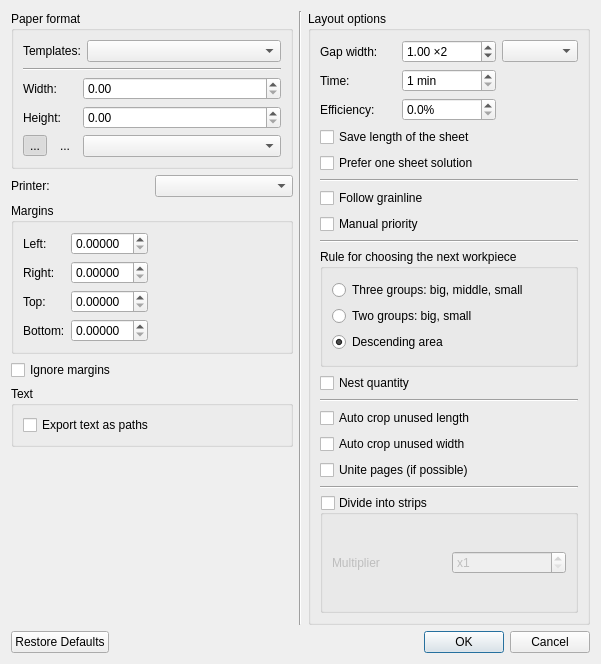
<?xml version="1.0" encoding="UTF-8"?>
<ui version="4.0">
 <class>DialogLayoutSettings</class>
 <widget class="QDialog" name="DialogLayoutSettings">
  <property name="geometry">
   <rect>
    <x>0</x>
    <y>0</y>
    <width>601</width>
    <height>664</height>
   </rect>
  </property>
  <property name="windowTitle">
   <string>Create a layout</string>
  </property>
  <property name="windowIcon">
   <iconset resource="../../../libs/vmisc/share/resources/icon.qrc">
    <normaloff>:/icon/64x64/icon64x64.png</normaloff>:/icon/64x64/icon64x64.png</iconset>
  </property>
  <layout class="QVBoxLayout" name="verticalLayout_8">
   <item>
    <layout class="QHBoxLayout" name="horizontalLayout_4">
     <item>
      <layout class="QVBoxLayout" name="verticalLayout_5">
       <item>
        <widget class="QGroupBox" name="groupBoxPaperFormat">
         <property name="autoFillBackground">
          <bool>false</bool>
         </property>
         <property name="title">
          <string>Paper format</string>
         </property>
         <property name="flat">
          <bool>false</bool>
         </property>
         <property name="checkable">
          <bool>false</bool>
         </property>
         <property name="checked">
          <bool>false</bool>
         </property>
         <layout class="QVBoxLayout" name="verticalLayout">
          <item>
           <layout class="QHBoxLayout" name="horizontalLayout_2">
            <property name="spacing">
             <number>6</number>
            </property>
            <item>
             <widget class="QLabel" name="label">
              <property name="sizePolicy">
               <sizepolicy hsizetype="Fixed" vsizetype="Fixed">
                <horstretch>0</horstretch>
                <verstretch>0</verstretch>
               </sizepolicy>
              </property>
              <property name="text">
               <string>Templates:</string>
              </property>
             </widget>
            </item>
            <item>
             <widget class="QComboBox" name="comboBoxTemplates"/>
            </item>
           </layout>
          </item>
          <item>
           <widget class="Line" name="line">
            <property name="orientation">
             <enum>Qt::Horizontal</enum>
            </property>
           </widget>
          </item>
          <item>
           <layout class="QGridLayout" name="gridLayout">
            <item row="2" column="0">
             <layout class="QHBoxLayout" name="horizontalLayout">
              <item>
               <widget class="QToolButton" name="toolButtonPortrait">
                <property name="text">
                 <string notr="true">...</string>
                </property>
                <property name="icon">
                 <iconset resource="../../../libs/vmisc/share/resources/icon.qrc">
                  <normaloff>:/icon/16x16/portrait.png</normaloff>:/icon/16x16/portrait.png</iconset>
                </property>
                <property name="checkable">
                 <bool>true</bool>
                </property>
                <property name="checked">
                 <bool>true</bool>
                </property>
                <property name="autoRaise">
                 <bool>true</bool>
                </property>
                <attribute name="buttonGroup">
                 <string notr="true">buttonGroup</string>
                </attribute>
               </widget>
              </item>
              <item>
               <widget class="QToolButton" name="toolButtonLandscape">
                <property name="text">
                 <string notr="true">...</string>
                </property>
                <property name="icon">
                 <iconset resource="../../../libs/vmisc/share/resources/icon.qrc">
                  <normaloff>:/icon/16x16/landscape.png</normaloff>:/icon/16x16/landscape.png</iconset>
                </property>
                <property name="checkable">
                 <bool>true</bool>
                </property>
                <property name="checked">
                 <bool>false</bool>
                </property>
                <property name="autoRaise">
                 <bool>true</bool>
                </property>
                <attribute name="buttonGroup">
                 <string notr="true">buttonGroup</string>
                </attribute>
               </widget>
              </item>
             </layout>
            </item>
            <item row="0" column="0">
             <widget class="QLabel" name="labelWidth">
              <property name="sizePolicy">
               <sizepolicy hsizetype="Fixed" vsizetype="Preferred">
                <horstretch>0</horstretch>
                <verstretch>0</verstretch>
               </sizepolicy>
              </property>
              <property name="text">
               <string>Width:</string>
              </property>
             </widget>
            </item>
            <item row="1" column="0">
             <widget class="QLabel" name="labelHeight">
              <property name="sizePolicy">
               <sizepolicy hsizetype="Fixed" vsizetype="Preferred">
                <horstretch>0</horstretch>
                <verstretch>0</verstretch>
               </sizepolicy>
              </property>
              <property name="text">
               <string>Height:</string>
              </property>
             </widget>
            </item>
            <item row="2" column="1">
             <widget class="QComboBox" name="comboBoxPaperSizeUnit">
              <property name="sizePolicy">
               <sizepolicy hsizetype="Preferred" vsizetype="Fixed">
                <horstretch>0</horstretch>
                <verstretch>0</verstretch>
               </sizepolicy>
              </property>
              <property name="minimumSize">
               <size>
                <width>124</width>
                <height>0</height>
               </size>
              </property>
             </widget>
            </item>
            <item row="1" column="1">
             <widget class="QDoubleSpinBox" name="doubleSpinBoxPaperHeight">
              <property name="minimumSize">
               <size>
                <width>94</width>
                <height>0</height>
               </size>
              </property>
              <property name="decimals">
               <number>2</number>
              </property>
              <property name="maximum">
               <double>99999.000000000000000</double>
              </property>
             </widget>
            </item>
            <item row="0" column="1">
             <widget class="QDoubleSpinBox" name="doubleSpinBoxPaperWidth">
              <property name="minimumSize">
               <size>
                <width>94</width>
                <height>0</height>
               </size>
              </property>
              <property name="decimals">
               <number>2</number>
              </property>
              <property name="maximum">
               <double>99999.990000000005239</double>
              </property>
             </widget>
            </item>
           </layout>
          </item>
         </layout>
        </widget>
       </item>
       <item>
        <layout class="QHBoxLayout" name="horizontalLayout_6">
         <item>
          <widget class="QLabel" name="label_6">
           <property name="sizePolicy">
            <sizepolicy hsizetype="Preferred" vsizetype="Fixed">
             <horstretch>0</horstretch>
             <verstretch>0</verstretch>
            </sizepolicy>
           </property>
           <property name="text">
            <string>Printer:</string>
           </property>
          </widget>
         </item>
         <item>
          <widget class="QComboBox" name="comboBoxPrinter"/>
         </item>
        </layout>
       </item>
       <item>
        <widget class="QGroupBox" name="groupBoxPaperFileds">
         <property name="sizePolicy">
          <sizepolicy hsizetype="Preferred" vsizetype="Fixed">
           <horstretch>0</horstretch>
           <verstretch>0</verstretch>
          </sizepolicy>
         </property>
         <property name="title">
          <string>Margins</string>
         </property>
         <layout class="QFormLayout" name="formLayout">
          <property name="fieldGrowthPolicy">
           <enum>QFormLayout::ExpandingFieldsGrow</enum>
          </property>
          <item row="1" column="0">
           <widget class="QLabel" name="labelLeftField">
            <property name="text">
             <string>Left:</string>
            </property>
           </widget>
          </item>
          <item row="1" column="1">
           <widget class="QDoubleSpinBox" name="doubleSpinBoxLeftField">
            <property name="decimals">
             <number>5</number>
            </property>
           </widget>
          </item>
          <item row="2" column="0">
           <widget class="QLabel" name="labelRightField">
            <property name="text">
             <string>Right:</string>
            </property>
           </widget>
          </item>
          <item row="2" column="1">
           <widget class="QDoubleSpinBox" name="doubleSpinBoxRightField">
            <property name="decimals">
             <number>5</number>
            </property>
           </widget>
          </item>
          <item row="3" column="0">
           <widget class="QLabel" name="labelTopField">
            <property name="text">
             <string>Top:</string>
            </property>
           </widget>
          </item>
          <item row="3" column="1">
           <widget class="QDoubleSpinBox" name="doubleSpinBoxTopField">
            <property name="decimals">
             <number>5</number>
            </property>
           </widget>
          </item>
          <item row="4" column="0">
           <widget class="QLabel" name="labelBottomField">
            <property name="text">
             <string>Bottom:</string>
            </property>
           </widget>
          </item>
          <item row="4" column="1">
           <widget class="QDoubleSpinBox" name="doubleSpinBoxBottomField">
            <property name="decimals">
             <number>5</number>
            </property>
           </widget>
          </item>
         </layout>
        </widget>
       </item>
       <item>
        <widget class="QCheckBox" name="checkBoxIgnoreFileds">
         <property name="sizePolicy">
          <sizepolicy hsizetype="Preferred" vsizetype="Fixed">
           <horstretch>0</horstretch>
           <verstretch>0</verstretch>
          </sizepolicy>
         </property>
         <property name="text">
          <string>Ignore margins</string>
         </property>
        </widget>
       </item>
       <item>
        <layout class="QVBoxLayout" name="verticalLayout_7">
         <item>
          <widget class="QGroupBox" name="groupBoxText">
           <property name="title">
            <string>Text</string>
           </property>
           <layout class="QVBoxLayout" name="verticalLayout_6">
            <item>
             <widget class="QCheckBox" name="checkBoxTextAsPaths">
              <property name="toolTip">
               <string>Text will be converted to paths</string>
              </property>
              <property name="text">
               <string>Export text as paths</string>
              </property>
             </widget>
            </item>
           </layout>
          </widget>
         </item>
        </layout>
       </item>
       <item>
        <spacer name="verticalSpacer">
         <property name="orientation">
          <enum>Qt::Vertical</enum>
         </property>
         <property name="sizeHint" stdset="0">
          <size>
           <width>20</width>
           <height>40</height>
          </size>
         </property>
        </spacer>
       </item>
      </layout>
     </item>
     <item>
      <widget class="Line" name="line_6">
       <property name="orientation">
        <enum>Qt::Vertical</enum>
       </property>
      </widget>
     </item>
     <item>
      <widget class="QGroupBox" name="groupBoxCreationOptions">
       <property name="title">
        <string>Layout options</string>
       </property>
       <layout class="QVBoxLayout" name="verticalLayout_4">
        <item>
         <layout class="QGridLayout" name="gridLayout_2">
          <item row="1" column="0">
           <widget class="QLabel" name="label_2">
            <property name="text">
             <string>Time:</string>
            </property>
           </widget>
          </item>
          <item row="0" column="3">
           <widget class="QComboBox" name="comboBoxLayoutUnit"/>
          </item>
          <item row="0" column="0">
           <widget class="QLabel" name="labelLayoutWidth">
            <property name="text">
             <string>Gap width:</string>
            </property>
           </widget>
          </item>
          <item row="1" column="1">
           <widget class="QSpinBox" name="spinBoxNestingTime">
            <property name="toolTip">
             <string>Time given for the algorithm to find best layout.</string>
            </property>
            <property name="suffix">
             <string comment="minutes"> min</string>
            </property>
            <property name="minimum">
             <number>1</number>
            </property>
            <property name="maximum">
             <number>60</number>
            </property>
           </widget>
          </item>
          <item row="0" column="1">
           <widget class="QDoubleSpinBox" name="doubleSpinBoxLayoutWidth">
            <property name="minimumSize">
             <size>
              <width>94</width>
              <height>0</height>
             </size>
            </property>
            <property name="suffix">
             <string notr="true"> ×2</string>
            </property>
            <property name="minimum">
             <double>0.000000000000000</double>
            </property>
            <property name="maximum">
             <double>99999.990000000005239</double>
            </property>
            <property name="value">
             <double>1.000000000000000</double>
            </property>
           </widget>
          </item>
          <item row="2" column="0">
           <widget class="QLabel" name="label_3">
            <property name="text">
             <string>Efficiency:</string>
            </property>
           </widget>
          </item>
          <item row="2" column="1">
           <widget class="QDoubleSpinBox" name="doubleSpinBoxEfficiency">
            <property name="toolTip">
             <string>Set layout efficiency coefficient. Layout efficiency coefficientt is the ratio of the area occupied by the pieces to the bounding rect of all pieces. If nesting reaches required level the process stops. If value is 0 no check will be made.</string>
            </property>
            <property name="suffix">
             <string notr="true">%</string>
            </property>
            <property name="decimals">
             <number>1</number>
            </property>
            <property name="singleStep">
             <double>0.100000000000000</double>
            </property>
           </widget>
          </item>
         </layout>
        </item>
        <item>
         <widget class="QCheckBox" name="checkBoxSaveLength">
          <property name="text">
           <string>Save length of the sheet</string>
          </property>
         </widget>
        </item>
        <item>
         <widget class="QCheckBox" name="checkBoxOneSheetSolution">
          <property name="toolTip">
           <string>Enable this option to prefer getting one sheet solutions.</string>
          </property>
          <property name="text">
           <string>Prefer one sheet solution</string>
          </property>
         </widget>
        </item>
        <item>
         <widget class="Line" name="line_7">
          <property name="orientation">
           <enum>Qt::Horizontal</enum>
          </property>
         </widget>
        </item>
        <item>
         <widget class="QCheckBox" name="checkBoxFollowGrainline">
          <property name="text">
           <string>Follow grainline</string>
          </property>
         </widget>
        </item>
        <item>
         <widget class="QCheckBox" name="checkBoxManualPriority">
          <property name="text">
           <string>Manual priority</string>
          </property>
         </widget>
        </item>
        <item>
         <widget class="Line" name="line_2">
          <property name="orientation">
           <enum>Qt::Horizontal</enum>
          </property>
         </widget>
        </item>
        <item>
         <widget class="QGroupBox" name="groupBoxCase">
          <property name="title">
           <string>Rule for choosing the next workpiece</string>
          </property>
          <layout class="QVBoxLayout" name="verticalLayout_3">
           <item>
            <layout class="QVBoxLayout" name="verticalLayout_2">
             <item>
              <widget class="QRadioButton" name="radioButtonThreeGroups">
               <property name="text">
                <string>Three groups: big, middle, small</string>
               </property>
               <attribute name="buttonGroup">
                <string notr="true">buttonGroupPrinciple</string>
               </attribute>
              </widget>
             </item>
             <item>
              <widget class="QRadioButton" name="radioButtonTwoGroups">
               <property name="text">
                <string>Two groups: big, small</string>
               </property>
               <property name="checked">
                <bool>false</bool>
               </property>
               <attribute name="buttonGroup">
                <string notr="true">buttonGroupPrinciple</string>
               </attribute>
              </widget>
             </item>
             <item>
              <widget class="QRadioButton" name="radioButtonDescendingArea">
               <property name="text">
                <string>Descending area</string>
               </property>
               <property name="checked">
                <bool>true</bool>
               </property>
               <attribute name="buttonGroup">
                <string notr="true">buttonGroupPrinciple</string>
               </attribute>
              </widget>
             </item>
            </layout>
           </item>
          </layout>
         </widget>
        </item>
        <item>
         <widget class="QCheckBox" name="checkBoxNestQuantity">
          <property name="toolTip">
           <string>Nest quantity of copies according to piece settings.</string>
          </property>
          <property name="text">
           <string>Nest quantity</string>
          </property>
         </widget>
        </item>
        <item>
         <widget class="Line" name="line_4">
          <property name="orientation">
           <enum>Qt::Horizontal</enum>
          </property>
         </widget>
        </item>
        <item>
         <widget class="QCheckBox" name="checkBoxAutoCropLength">
          <property name="text">
           <string>Auto crop unused length</string>
          </property>
         </widget>
        </item>
        <item>
         <widget class="QCheckBox" name="checkBoxAutoCropWidth">
          <property name="text">
           <string>Auto crop unused width</string>
          </property>
         </widget>
        </item>
        <item>
         <widget class="QCheckBox" name="checkBoxUnitePages">
          <property name="text">
           <string>Unite pages (if possible)</string>
          </property>
         </widget>
        </item>
        <item>
         <widget class="Line" name="line_5">
          <property name="orientation">
           <enum>Qt::Horizontal</enum>
          </property>
         </widget>
        </item>
        <item>
         <widget class="QGroupBox" name="groupBoxStrips">
          <property name="toolTip">
           <string>Enabling for sheets that have big height will speed up creating.</string>
          </property>
          <property name="title">
           <string>Divide into strips</string>
          </property>
          <property name="checkable">
           <bool>true</bool>
          </property>
          <property name="checked">
           <bool>false</bool>
          </property>
          <layout class="QHBoxLayout" name="horizontalLayout_5">
           <item>
            <widget class="QLabel" name="label_5">
             <property name="text">
              <string>Multiplier</string>
             </property>
            </widget>
           </item>
           <item>
            <widget class="QSpinBox" name="spinBoxMultiplier">
             <property name="toolTip">
              <string>Set multiplier for length of the biggest workpiece in layout.</string>
             </property>
             <property name="prefix">
              <string notr="true">x</string>
             </property>
             <property name="minimum">
              <number>1</number>
             </property>
             <property name="maximum">
              <number>10</number>
             </property>
            </widget>
           </item>
          </layout>
         </widget>
        </item>
       </layout>
      </widget>
     </item>
    </layout>
   </item>
   <item>
    <widget class="QDialogButtonBox" name="buttonBox">
     <property name="orientation">
      <enum>Qt::Horizontal</enum>
     </property>
     <property name="standardButtons">
      <set>QDialogButtonBox::Cancel|QDialogButtonBox::Ok|QDialogButtonBox::RestoreDefaults</set>
     </property>
    </widget>
   </item>
  </layout>
 </widget>
 <resources>
  <include location="../../../libs/vmisc/share/resources/icon.qrc"/>
 </resources>
 <connections>
  <connection>
   <sender>buttonBox</sender>
   <signal>accepted()</signal>
   <receiver>DialogLayoutSettings</receiver>
   <slot>accept()</slot>
   <hints>
    <hint type="sourcelabel">
     <x>248</x>
     <y>254</y>
    </hint>
    <hint type="destinationlabel">
     <x>157</x>
     <y>274</y>
    </hint>
   </hints>
  </connection>
  <connection>
   <sender>buttonBox</sender>
   <signal>rejected()</signal>
   <receiver>DialogLayoutSettings</receiver>
   <slot>reject()</slot>
   <hints>
    <hint type="sourcelabel">
     <x>316</x>
     <y>260</y>
    </hint>
    <hint type="destinationlabel">
     <x>286</x>
     <y>274</y>
    </hint>
   </hints>
  </connection>
 </connections>
 <buttongroups>
  <buttongroup name="buttonGroupPrinciple"/>
  <buttongroup name="buttonGroup"/>
 </buttongroups>
</ui>
